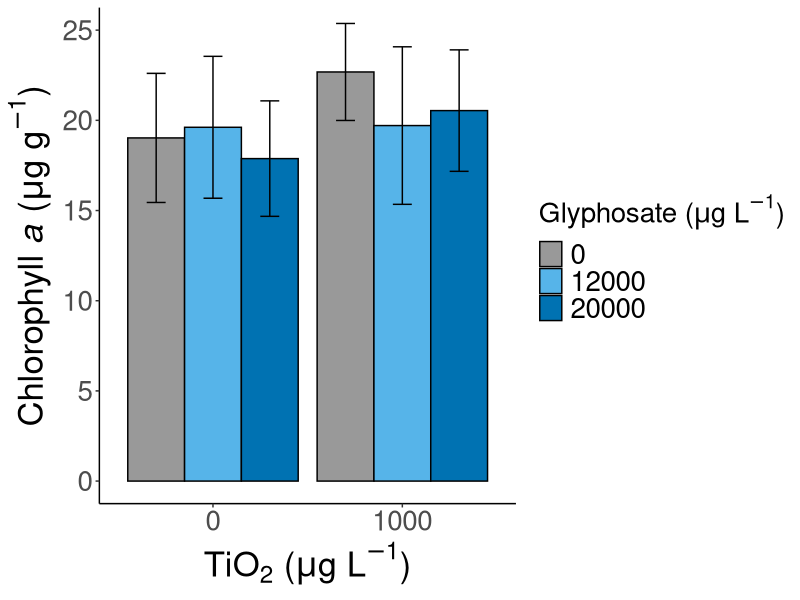
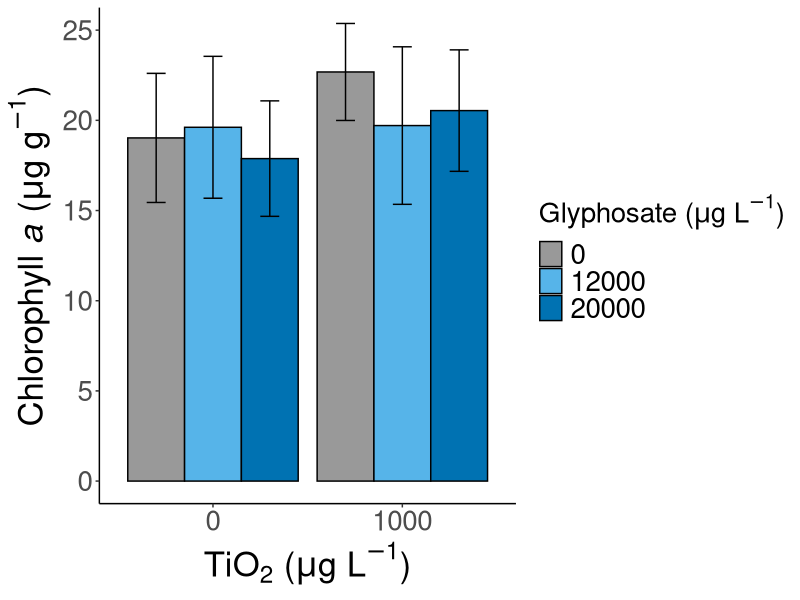

These charts were generated, in order, by the following R code:
##############################################################################
# Standalone Script: Chlorophyll (Post-stress) vs. TiO2 and Glyphosate
##############################################################################

# 1) Load packages
library(dplyr)
library(plyr)      # for ddply in summarySE
library(ggplot2)
library(here)

# 2) Read the contact core data
contact_core <- read.delim(here("contact_core_data.txt"))

# 3) Define summarySE
summarySE <- function(data = NULL, measurevar, groupvars = NULL,
                      na.rm = FALSE, conf.interval = 0.95, .drop = TRUE) {
  library(plyr)
  length2 <- function(x, na.rm = FALSE) {
    if (na.rm) sum(!is.na(x)) else length(x)
  }
  datac <- ddply(
    data, groupvars, .drop = .drop,
    .fun = function(xx, col) {
      c(N    = length2(xx[[col]], na.rm = na.rm),
        mean = mean(xx[[col]], na.rm = na.rm),
        sd   = sd(xx[[col]], na.rm = na.rm))
    },
    measurevar
  )
  datac <- rename(datac, c("mean" = measurevar))
  datac$se <- datac$sd / sqrt(datac$N)
  ciMult <- qt(conf.interval / 2 + 0.5, datac$N - 1)
  datac$ci <- datac$se * ciMult
  return(datac)
}

# 4) Convert relevant columns to factors
contact_core$Glyphosate <- as.factor(contact_core$Glyphosate)
contact_core$TiO2       <- as.factor(contact_core$TiO2)
contact_core$Stressor.status <- as.factor(contact_core$Stressor.status)

# 5) Subset the data to post-stress only
contact_post <- subset(contact_core, Stressor.status == "Post")

# 6) Summarise chlorophyll by glyphosate and TiO2
sum_chlor_post <- summarySE(
  data       = contact_post,
  measurevar = "Chlorophyll",
  groupvars  = c("Glyphosate", "TiO2")
)

# 7) Convert glyphosate and TiO2 factor levels to numeric-coded strings
sum_chlor_post$Gly_values <- as.numeric(sum_chlor_post$Glyphosate)
sum_chlor_post$Gly_values[sum_chlor_post$Gly_values == 1] <- 0
sum_chlor_post$Gly_values[sum_chlor_post$Gly_values == 2] <- 12000
sum_chlor_post$Gly_values[sum_chlor_post$Gly_values == 3] <- 20000
sum_chlor_post$Gly_values <- as.factor(sum_chlor_post$Gly_values)

sum_chlor_post$TiO2_values <- as.numeric(sum_chlor_post$TiO2)
sum_chlor_post$TiO2_values[sum_chlor_post$TiO2_values == 1] <- 0
sum_chlor_post$TiO2_values[sum_chlor_post$TiO2_values == 2] <- 1000
sum_chlor_post$TiO2_values <- as.factor(sum_chlor_post$TiO2_values)

# 8) Create the bar chart
fig_chlor_post <- ggplot(sum_chlor_post, aes(
  x    = TiO2_values,
  y    = Chlorophyll,
  fill = Gly_values
)) +
  geom_bar(
    position = position_dodge(width = 0.9),
    stat     = "summary",
    fun      = "mean",
    colour   = "black"
  ) +
  geom_errorbar(aes(
    ymin = Chlorophyll - sd,
    ymax = Chlorophyll + sd
  ),
  width = 0.3,
  position = position_dodge(width = 0.9)
  ) +
  theme_classic() +
  theme(
    axis.text   = element_text(size = 20),
    axis.title  = element_text(size = 25),
    legend.text = element_text(size = 20),
    legend.title= element_text(size = 20)
  ) +
  scale_fill_manual(
    values = c("0" = "#999999", "12000" = "#56B4E9", "20000" = "#0072B2"),
    name   = expression(paste("Glyphosate (", mu, "g L"^-1, ")"))
  ) +
  coord_cartesian(ylim = c(0, 25)) +
  xlab(expression(paste("TiO"[2], " (", mu, "g L"^-1, ")"))) +
  ylab(expression(paste(
    "Chlorophyll ", italic(a), " (", mu, "g g"^-1, ")"
  )))

# 9) Print or save the figure
print(fig_chlor_post)
ggsave("Figure4.png", fig_chlor_post, width = 8, height = 6, dpi = 300)
